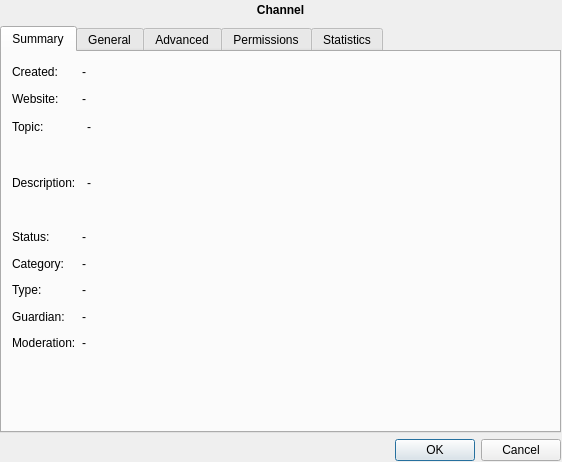
<?xml version="1.0" encoding="UTF-8"?>
<ui version="4.0">
 <class>uiChannelSettings</class>
 <widget class="QDialog" name="uiChannelSettings">
  <property name="geometry">
   <rect>
    <x>0</x>
    <y>0</y>
    <width>562</width>
    <height>462</height>
   </rect>
  </property>
  <property name="minimumSize">
   <size>
    <width>562</width>
    <height>462</height>
   </size>
  </property>
  <property name="maximumSize">
   <size>
    <width>562</width>
    <height>462</height>
   </size>
  </property>
  <property name="windowTitle">
   <string>Ustawienia kanałów</string>
  </property>
  <property name="windowIcon">
   <iconset resource="../scc.qrc">
    <normaloff>:/images/logo_64.png</normaloff>:/images/logo_64.png</iconset>
  </property>
  <widget class="QWidget" name="verticalLayoutWidget_6">
   <property name="geometry">
    <rect>
     <x>0</x>
     <y>0</y>
     <width>561</width>
     <height>461</height>
    </rect>
   </property>
   <layout class="QVBoxLayout" name="verticalLayout_7">
    <item>
     <widget class="QLabel" name="label_channel_name">
      <property name="minimumSize">
       <size>
        <width>0</width>
        <height>20</height>
       </size>
      </property>
      <property name="maximumSize">
       <size>
        <width>16777215</width>
        <height>20</height>
       </size>
      </property>
      <property name="styleSheet">
       <string notr="true">font-weight:bold;</string>
      </property>
      <property name="text">
       <string>Channel</string>
      </property>
      <property name="alignment">
       <set>Qt::AlignCenter</set>
      </property>
     </widget>
    </item>
    <item>
     <widget class="QTabWidget" name="tabWidget">
      <property name="currentIndex">
       <number>0</number>
      </property>
      <widget class="QWidget" name="tab_3">
       <attribute name="title">
        <string>Summary</string>
       </attribute>
       <widget class="QWidget" name="formLayoutWidget">
        <property name="geometry">
         <rect>
          <x>10</x>
          <y>10</y>
          <width>531</width>
          <height>291</height>
         </rect>
        </property>
        <layout class="QFormLayout" name="formLayout_2">
         <property name="fieldGrowthPolicy">
          <enum>QFormLayout::ExpandingFieldsGrow</enum>
         </property>
         <property name="labelAlignment">
          <set>Qt::AlignLeading|Qt::AlignLeft|Qt::AlignVCenter</set>
         </property>
         <item row="0" column="0">
          <widget class="QLabel" name="label_created1">
           <property name="text">
            <string>Created:</string>
           </property>
          </widget>
         </item>
         <item row="0" column="1">
          <widget class="QLabel" name="label_summary_datetime">
           <property name="text">
            <string>-</string>
           </property>
          </widget>
         </item>
         <item row="1" column="0">
          <widget class="QLabel" name="label_website1">
           <property name="text">
            <string>Website:</string>
           </property>
          </widget>
         </item>
         <item row="1" column="1">
          <widget class="QLabel" name="label_summary_website">
           <property name="text">
            <string>-</string>
           </property>
           <property name="openExternalLinks">
            <bool>true</bool>
           </property>
          </widget>
         </item>
         <item row="2" column="0">
          <widget class="QLabel" name="label_topic1">
           <property name="text">
            <string>Topic:</string>
           </property>
          </widget>
         </item>
         <item row="3" column="0">
          <widget class="QLabel" name="label_description1">
           <property name="text">
            <string>Description:</string>
           </property>
          </widget>
         </item>
         <item row="4" column="0">
          <widget class="QLabel" name="label_status1">
           <property name="text">
            <string>Status:</string>
           </property>
          </widget>
         </item>
         <item row="4" column="1">
          <widget class="QLabel" name="label_summary_status">
           <property name="text">
            <string>-</string>
           </property>
          </widget>
         </item>
         <item row="5" column="0">
          <widget class="QLabel" name="label_category1">
           <property name="text">
            <string>Category:</string>
           </property>
          </widget>
         </item>
         <item row="5" column="1">
          <widget class="QLabel" name="label_summary_category">
           <property name="text">
            <string>-</string>
           </property>
          </widget>
         </item>
         <item row="7" column="1">
          <widget class="QLabel" name="label_summary_guardian">
           <property name="text">
            <string>-</string>
           </property>
          </widget>
         </item>
         <item row="7" column="0">
          <widget class="QLabel" name="label_guardian1">
           <property name="text">
            <string>Guardian:</string>
           </property>
          </widget>
         </item>
         <item row="8" column="0">
          <widget class="QLabel" name="label_moderation1">
           <property name="text">
            <string>Moderation:</string>
           </property>
          </widget>
         </item>
         <item row="8" column="1">
          <widget class="QLabel" name="label_summary_moderation">
           <property name="text">
            <string>-</string>
           </property>
          </widget>
         </item>
         <item row="2" column="1">
          <widget class="QPlainTextEdit" name="plainTextEdit_summary_topic">
           <property name="maximumSize">
            <size>
             <width>16777215</width>
             <height>50</height>
            </size>
           </property>
           <property name="styleSheet">
            <string notr="true">background-color: rgba(0, 0, 0, 0);</string>
           </property>
           <property name="readOnly">
            <bool>true</bool>
           </property>
           <property name="plainText">
            <string>-</string>
           </property>
          </widget>
         </item>
         <item row="3" column="1">
          <widget class="QPlainTextEdit" name="plainTextEdit_summary_desc">
           <property name="maximumSize">
            <size>
             <width>16777215</width>
             <height>50</height>
            </size>
           </property>
           <property name="styleSheet">
            <string notr="true">background-color: rgba(0, 0, 0, 0);</string>
           </property>
           <property name="readOnly">
            <bool>true</bool>
           </property>
           <property name="plainText">
            <string>-</string>
           </property>
          </widget>
         </item>
         <item row="6" column="0">
          <widget class="QLabel" name="label_type1">
           <property name="text">
            <string>Type:</string>
           </property>
          </widget>
         </item>
         <item row="6" column="1">
          <widget class="QLabel" name="label_summary_type">
           <property name="text">
            <string>-</string>
           </property>
          </widget>
         </item>
        </layout>
       </widget>
      </widget>
      <widget class="QWidget" name="tab_1">
       <attribute name="title">
        <string>General</string>
       </attribute>
       <widget class="QWidget" name="gridLayoutWidget">
        <property name="geometry">
         <rect>
          <x>10</x>
          <y>0</y>
          <width>531</width>
          <height>371</height>
         </rect>
        </property>
        <layout class="QGridLayout" name="gridLayout">
         <item row="0" column="0">
          <widget class="QLabel" name="label_owner">
           <property name="text">
            <string>Owner:</string>
           </property>
          </widget>
         </item>
         <item row="1" column="0">
          <widget class="QLabel" name="label_website">
           <property name="text">
            <string>Website:</string>
           </property>
          </widget>
         </item>
         <item row="2" column="0">
          <widget class="QLabel" name="label_topic">
           <property name="text">
            <string>Topic:</string>
           </property>
          </widget>
         </item>
         <item row="3" column="0">
          <widget class="QLabel" name="label_desc">
           <property name="text">
            <string>Description:</string>
           </property>
          </widget>
         </item>
         <item row="4" column="0">
          <widget class="QLabel" name="label_status">
           <property name="text">
            <string>Status:</string>
           </property>
          </widget>
         </item>
         <item row="5" column="0">
          <widget class="QLabel" name="label_category">
           <property name="text">
            <string>Category:</string>
           </property>
          </widget>
         </item>
         <item row="6" column="0">
          <widget class="QLabel" name="label_guardian">
           <property name="text">
            <string>Guardian:</string>
           </property>
          </widget>
         </item>
         <item row="7" column="0">
          <widget class="QLabel" name="label_moderation">
           <property name="text">
            <string>Moderation:</string>
           </property>
          </widget>
         </item>
         <item row="0" column="1">
          <layout class="QHBoxLayout" name="horizontalLayout_2">
           <item>
            <widget class="QLabel" name="label_owner_nick">
             <property name="text">
              <string>Unknown</string>
             </property>
            </widget>
           </item>
          </layout>
         </item>
         <item row="1" column="1">
          <layout class="QHBoxLayout" name="horizontalLayout_7">
           <item>
            <widget class="QLineEdit" name="lineEdit_website"/>
           </item>
           <item>
            <widget class="QPushButton" name="pushButton_set_website">
             <property name="minimumSize">
              <size>
               <width>75</width>
               <height>24</height>
              </size>
             </property>
             <property name="maximumSize">
              <size>
               <width>75</width>
               <height>24</height>
              </size>
             </property>
             <property name="text">
              <string>Apply</string>
             </property>
            </widget>
           </item>
          </layout>
         </item>
         <item row="3" column="1">
          <layout class="QHBoxLayout" name="horizontalLayout_9">
           <item>
            <widget class="QPlainTextEdit" name="plainTextEdit_desc">
             <property name="sizePolicy">
              <sizepolicy hsizetype="Expanding" vsizetype="Fixed">
               <horstretch>0</horstretch>
               <verstretch>0</verstretch>
              </sizepolicy>
             </property>
             <property name="minimumSize">
              <size>
               <width>0</width>
               <height>56</height>
              </size>
             </property>
             <property name="maximumSize">
              <size>
               <width>16777215</width>
               <height>16777215</height>
              </size>
             </property>
            </widget>
           </item>
           <item>
            <widget class="QPushButton" name="pushButton_set_desc">
             <property name="sizePolicy">
              <sizepolicy hsizetype="Minimum" vsizetype="Fixed">
               <horstretch>0</horstretch>
               <verstretch>0</verstretch>
              </sizepolicy>
             </property>
             <property name="minimumSize">
              <size>
               <width>75</width>
               <height>24</height>
              </size>
             </property>
             <property name="maximumSize">
              <size>
               <width>75</width>
               <height>24</height>
              </size>
             </property>
             <property name="text">
              <string>Apply</string>
             </property>
            </widget>
           </item>
          </layout>
         </item>
         <item row="4" column="1">
          <widget class="QWidget" name="widget_6" native="true">
           <property name="sizePolicy">
            <sizepolicy hsizetype="Preferred" vsizetype="Preferred">
             <horstretch>0</horstretch>
             <verstretch>0</verstretch>
            </sizepolicy>
           </property>
           <property name="maximumSize">
            <size>
             <width>373</width>
             <height>33</height>
            </size>
           </property>
           <widget class="QWidget" name="horizontalLayoutWidget">
            <property name="geometry">
             <rect>
              <x>0</x>
              <y>0</y>
              <width>371</width>
              <height>31</height>
             </rect>
            </property>
            <layout class="QHBoxLayout" name="horizontalLayout">
             <item>
              <widget class="QRadioButton" name="radioButton_status_pub">
               <property name="text">
                <string>Public</string>
               </property>
              </widget>
             </item>
             <item>
              <widget class="QRadioButton" name="radioButton_status_priv">
               <property name="text">
                <string>Private</string>
               </property>
              </widget>
             </item>
            </layout>
           </widget>
          </widget>
         </item>
         <item row="7" column="1">
          <widget class="QWidget" name="widget_11" native="true">
           <property name="maximumSize">
            <size>
             <width>373</width>
             <height>43</height>
            </size>
           </property>
           <widget class="QWidget" name="horizontalLayoutWidget_2">
            <property name="geometry">
             <rect>
              <x>0</x>
              <y>0</y>
              <width>371</width>
              <height>31</height>
             </rect>
            </property>
            <layout class="QHBoxLayout" name="horizontalLayout_5">
             <item>
              <widget class="QRadioButton" name="radioButton_moderation_off">
               <property name="text">
                <string>Off</string>
               </property>
              </widget>
             </item>
             <item>
              <widget class="QRadioButton" name="radioButton_moderation_on">
               <property name="text">
                <string>On</string>
               </property>
              </widget>
             </item>
            </layout>
           </widget>
          </widget>
         </item>
         <item row="6" column="1">
          <widget class="QWidget" name="widget_8" native="true">
           <property name="maximumSize">
            <size>
             <width>373</width>
             <height>33</height>
            </size>
           </property>
           <widget class="QWidget" name="horizontalLayoutWidget_4">
            <property name="geometry">
             <rect>
              <x>0</x>
              <y>0</y>
              <width>371</width>
              <height>31</height>
             </rect>
            </property>
            <layout class="QHBoxLayout" name="horizontalLayout_3">
             <item>
              <widget class="QRadioButton" name="radioButton_guardian_off">
               <property name="text">
                <string>Inactive</string>
               </property>
              </widget>
             </item>
             <item>
              <widget class="QRadioButton" name="radioButton_guardian_on">
               <property name="text">
                <string>Active</string>
               </property>
              </widget>
             </item>
             <item>
              <widget class="QComboBox" name="comboBox_guardian_level">
               <item>
                <property name="text">
                 <string>Level 1</string>
                </property>
               </item>
               <item>
                <property name="text">
                 <string>Level 2</string>
                </property>
               </item>
               <item>
                <property name="text">
                 <string>Level 3</string>
                </property>
               </item>
              </widget>
             </item>
            </layout>
           </widget>
          </widget>
         </item>
         <item row="2" column="1">
          <layout class="QHBoxLayout" name="horizontalLayout_8">
           <item>
            <layout class="QVBoxLayout" name="verticalLayout_5">
             <item>
              <layout class="QHBoxLayout" name="horizontalLayout_18">
               <item>
                <widget class="QPlainTextEdit" name="plainTextEdit_topic">
                 <property name="sizePolicy">
                  <sizepolicy hsizetype="Expanding" vsizetype="Fixed">
                   <horstretch>0</horstretch>
                   <verstretch>0</verstretch>
                  </sizepolicy>
                 </property>
                 <property name="minimumSize">
                  <size>
                   <width>0</width>
                   <height>56</height>
                  </size>
                 </property>
                 <property name="maximumSize">
                  <size>
                   <width>16777215</width>
                   <height>56</height>
                  </size>
                 </property>
                </widget>
               </item>
              </layout>
             </item>
             <item>
              <layout class="QHBoxLayout" name="horizontalLayout_19">
               <item>
                <widget class="QPushButton" name="pushButton_bold">
                 <property name="minimumSize">
                  <size>
                   <width>25</width>
                   <height>25</height>
                  </size>
                 </property>
                 <property name="maximumSize">
                  <size>
                   <width>25</width>
                   <height>25</height>
                  </size>
                 </property>
                 <property name="text">
                  <string>...</string>
                 </property>
                 <property name="flat">
                  <bool>true</bool>
                 </property>
                </widget>
               </item>
               <item>
                <widget class="QPushButton" name="pushButton_italic">
                 <property name="minimumSize">
                  <size>
                   <width>25</width>
                   <height>25</height>
                  </size>
                 </property>
                 <property name="maximumSize">
                  <size>
                   <width>25</width>
                   <height>25</height>
                  </size>
                 </property>
                 <property name="text">
                  <string>...</string>
                 </property>
                 <property name="flat">
                  <bool>true</bool>
                 </property>
                </widget>
               </item>
               <item>
                <widget class="QComboBox" name="comboBox_font"/>
               </item>
               <item>
                <widget class="QComboBox" name="comboBox_color"/>
               </item>
               <item>
                <spacer name="horizontalSpacer">
                 <property name="orientation">
                  <enum>Qt::Horizontal</enum>
                 </property>
                 <property name="sizeHint" stdset="0">
                  <size>
                   <width>40</width>
                   <height>20</height>
                  </size>
                 </property>
                </spacer>
               </item>
              </layout>
             </item>
            </layout>
           </item>
           <item>
            <widget class="QPushButton" name="pushButton_set_topic">
             <property name="sizePolicy">
              <sizepolicy hsizetype="Minimum" vsizetype="Fixed">
               <horstretch>0</horstretch>
               <verstretch>0</verstretch>
              </sizepolicy>
             </property>
             <property name="minimumSize">
              <size>
               <width>75</width>
               <height>24</height>
              </size>
             </property>
             <property name="maximumSize">
              <size>
               <width>75</width>
               <height>24</height>
              </size>
             </property>
             <property name="text">
              <string>Apply</string>
             </property>
            </widget>
           </item>
          </layout>
         </item>
         <item row="5" column="1">
          <layout class="QHBoxLayout" name="horizontalLayout_22">
           <item>
            <widget class="QComboBox" name="comboBox_category">
             <item>
              <property name="text">
               <string>Teen</string>
              </property>
             </item>
             <item>
              <property name="text">
               <string>Common</string>
              </property>
             </item>
             <item>
              <property name="text">
               <string>Erotic</string>
              </property>
             </item>
             <item>
              <property name="text">
               <string>Thematic</string>
              </property>
             </item>
             <item>
              <property name="text">
               <string>Regional</string>
              </property>
             </item>
            </widget>
           </item>
           <item>
            <spacer name="horizontalSpacer_6">
             <property name="orientation">
              <enum>Qt::Horizontal</enum>
             </property>
             <property name="sizeType">
              <enum>QSizePolicy::MinimumExpanding</enum>
             </property>
             <property name="sizeHint" stdset="0">
              <size>
               <width>75</width>
               <height>20</height>
              </size>
             </property>
            </spacer>
           </item>
          </layout>
         </item>
        </layout>
       </widget>
      </widget>
      <widget class="QWidget" name="tab_4">
       <attribute name="title">
        <string>Advanced</string>
       </attribute>
       <widget class="QWidget" name="formLayoutWidget_2">
        <property name="geometry">
         <rect>
          <x>10</x>
          <y>10</y>
          <width>531</width>
          <height>181</height>
         </rect>
        </property>
        <layout class="QFormLayout" name="formLayout_3">
         <property name="labelAlignment">
          <set>Qt::AlignLeading|Qt::AlignLeft|Qt::AlignVCenter</set>
         </property>
         <item row="1" column="0">
          <widget class="QLabel" name="label_email">
           <property name="text">
            <string>Email:</string>
           </property>
          </widget>
         </item>
         <item row="1" column="1">
          <layout class="QHBoxLayout" name="horizontalLayout_16">
           <item>
            <widget class="QLineEdit" name="lineEdit_email"/>
           </item>
           <item>
            <widget class="QPushButton" name="pushButton_set_email">
             <property name="minimumSize">
              <size>
               <width>75</width>
               <height>24</height>
              </size>
             </property>
             <property name="maximumSize">
              <size>
               <width>75</width>
               <height>24</height>
              </size>
             </property>
             <property name="text">
              <string>Apply</string>
             </property>
            </widget>
           </item>
          </layout>
         </item>
         <item row="0" column="0">
          <widget class="QLabel" name="label_channel">
           <property name="text">
            <string>Channel:</string>
           </property>
          </widget>
         </item>
         <item row="0" column="1">
          <layout class="QHBoxLayout" name="horizontalLayout_14">
           <item>
            <widget class="QPushButton" name="pushButton_transfer">
             <property name="text">
              <string>Transfer</string>
             </property>
            </widget>
           </item>
           <item>
            <widget class="QPushButton" name="pushButton_remove_channel">
             <property name="text">
              <string>Destroy</string>
             </property>
            </widget>
           </item>
           <item>
            <spacer name="horizontalSpacer_9">
             <property name="orientation">
              <enum>Qt::Horizontal</enum>
             </property>
             <property name="sizeHint" stdset="0">
              <size>
               <width>40</width>
               <height>20</height>
              </size>
             </property>
            </spacer>
           </item>
          </layout>
         </item>
         <item row="2" column="0">
          <widget class="QLabel" name="label_password">
           <property name="text">
            <string>Password:</string>
           </property>
          </widget>
         </item>
         <item row="2" column="1">
          <layout class="QHBoxLayout" name="horizontalLayout_4">
           <item>
            <widget class="QLineEdit" name="lineEdit_password"/>
           </item>
           <item>
            <widget class="QPushButton" name="pushButton_set_password">
             <property name="minimumSize">
              <size>
               <width>75</width>
               <height>24</height>
              </size>
             </property>
             <property name="maximumSize">
              <size>
               <width>75</width>
               <height>24</height>
              </size>
             </property>
             <property name="text">
              <string>Apply</string>
             </property>
            </widget>
           </item>
          </layout>
         </item>
         <item row="3" column="0">
          <widget class="QLabel" name="label_limit">
           <property name="text">
            <string>Limit:</string>
           </property>
          </widget>
         </item>
         <item row="3" column="1">
          <layout class="QHBoxLayout" name="horizontalLayout_17">
           <item>
            <widget class="QSpinBox" name="spinBox_limit">
             <property name="sizePolicy">
              <sizepolicy hsizetype="Expanding" vsizetype="Fixed">
               <horstretch>0</horstretch>
               <verstretch>0</verstretch>
              </sizepolicy>
             </property>
            </widget>
           </item>
           <item>
            <widget class="QPushButton" name="pushButton_set_limit">
             <property name="minimumSize">
              <size>
               <width>75</width>
               <height>24</height>
              </size>
             </property>
             <property name="maximumSize">
              <size>
               <width>75</width>
               <height>24</height>
              </size>
             </property>
             <property name="text">
              <string>Apply</string>
             </property>
            </widget>
           </item>
          </layout>
         </item>
         <item row="4" column="0">
          <widget class="QLabel" name="label_auditorium">
           <property name="text">
            <string>Auditorium:</string>
           </property>
          </widget>
         </item>
         <item row="4" column="1">
          <widget class="QWidget" name="widget_12" native="true">
           <property name="minimumSize">
            <size>
             <width>373</width>
             <height>33</height>
            </size>
           </property>
           <property name="maximumSize">
            <size>
             <width>373</width>
             <height>33</height>
            </size>
           </property>
           <widget class="QWidget" name="horizontalLayoutWidget_3">
            <property name="geometry">
             <rect>
              <x>0</x>
              <y>0</y>
              <width>371</width>
              <height>31</height>
             </rect>
            </property>
            <layout class="QHBoxLayout" name="horizontalLayout_6">
             <item>
              <widget class="QRadioButton" name="radioButton_auditorium_off">
               <property name="text">
                <string>Off</string>
               </property>
              </widget>
             </item>
             <item>
              <widget class="QRadioButton" name="radioButton_auditorium_on">
               <property name="text">
                <string>On</string>
               </property>
              </widget>
             </item>
            </layout>
           </widget>
          </widget>
         </item>
        </layout>
       </widget>
      </widget>
      <widget class="QWidget" name="tab_2">
       <attribute name="title">
        <string>Permissions</string>
       </attribute>
       <widget class="QWidget" name="verticalLayoutWidget">
        <property name="geometry">
         <rect>
          <x>10</x>
          <y>10</y>
          <width>531</width>
          <height>361</height>
         </rect>
        </property>
        <layout class="QVBoxLayout" name="verticalLayout">
         <item>
          <layout class="QHBoxLayout" name="horizontalLayout_23">
           <item>
            <widget class="QListWidget" name="listWidget_permissions">
             <property name="maximumSize">
              <size>
               <width>150</width>
               <height>16777215</height>
              </size>
             </property>
            </widget>
           </item>
           <item>
            <widget class="QStackedWidget" name="stackedWidget">
             <property name="currentIndex">
              <number>0</number>
             </property>
             <widget class="QWidget" name="page">
              <widget class="QWidget" name="verticalLayoutWidget_2">
               <property name="geometry">
                <rect>
                 <x>0</x>
                 <y>0</y>
                 <width>371</width>
                 <height>321</height>
                </rect>
               </property>
               <layout class="QVBoxLayout" name="verticalLayout_2">
                <item>
                 <widget class="QLabel" name="label_permission_op">
                  <property name="styleSheet">
                   <string notr="true">font-weight:bold;</string>
                  </property>
                  <property name="text">
                   <string>Operators</string>
                  </property>
                  <property name="alignment">
                   <set>Qt::AlignCenter</set>
                  </property>
                 </widget>
                </item>
                <item>
                 <widget class="QListWidget" name="listWidget_op">
                  <property name="editTriggers">
                   <set>QAbstractItemView::NoEditTriggers</set>
                  </property>
                  <property name="selectionMode">
                   <enum>QAbstractItemView::ExtendedSelection</enum>
                  </property>
                 </widget>
                </item>
               </layout>
              </widget>
             </widget>
             <widget class="QWidget" name="page_2">
              <widget class="QWidget" name="verticalLayoutWidget_3">
               <property name="geometry">
                <rect>
                 <x>0</x>
                 <y>0</y>
                 <width>371</width>
                 <height>321</height>
                </rect>
               </property>
               <layout class="QVBoxLayout" name="verticalLayout_3">
                <item>
                 <widget class="QLabel" name="label_permission_halfop">
                  <property name="styleSheet">
                   <string notr="true">font-weight:bold;</string>
                  </property>
                  <property name="text">
                   <string>Half-operators</string>
                  </property>
                  <property name="alignment">
                   <set>Qt::AlignCenter</set>
                  </property>
                 </widget>
                </item>
                <item>
                 <widget class="QListWidget" name="listWidget_halfop">
                  <property name="editTriggers">
                   <set>QAbstractItemView::NoEditTriggers</set>
                  </property>
                  <property name="selectionMode">
                   <enum>QAbstractItemView::ExtendedSelection</enum>
                  </property>
                 </widget>
                </item>
               </layout>
              </widget>
             </widget>
             <widget class="QWidget" name="page_3">
              <widget class="QWidget" name="verticalLayoutWidget_4">
               <property name="geometry">
                <rect>
                 <x>0</x>
                 <y>0</y>
                 <width>371</width>
                 <height>321</height>
                </rect>
               </property>
               <layout class="QVBoxLayout" name="verticalLayout_4">
                <item>
                 <widget class="QLabel" name="label_permission_ban">
                  <property name="styleSheet">
                   <string notr="true">font-weight:bold;</string>
                  </property>
                  <property name="text">
                   <string>Banned</string>
                  </property>
                  <property name="alignment">
                   <set>Qt::AlignCenter</set>
                  </property>
                 </widget>
                </item>
                <item>
                 <widget class="QListWidget" name="listWidget_ban">
                  <property name="editTriggers">
                   <set>QAbstractItemView::NoEditTriggers</set>
                  </property>
                  <property name="selectionMode">
                   <enum>QAbstractItemView::ExtendedSelection</enum>
                  </property>
                 </widget>
                </item>
               </layout>
              </widget>
             </widget>
             <widget class="QWidget" name="page_4">
              <widget class="QWidget" name="verticalLayoutWidget_5">
               <property name="geometry">
                <rect>
                 <x>0</x>
                 <y>0</y>
                 <width>371</width>
                 <height>321</height>
                </rect>
               </property>
               <layout class="QVBoxLayout" name="verticalLayout_6">
                <item>
                 <widget class="QLabel" name="label_permission_invite">
                  <property name="styleSheet">
                   <string notr="true">font-weight:bold;</string>
                  </property>
                  <property name="text">
                   <string>Invited</string>
                  </property>
                  <property name="alignment">
                   <set>Qt::AlignCenter</set>
                  </property>
                 </widget>
                </item>
                <item>
                 <widget class="QListWidget" name="listWidget_invite">
                  <property name="editTriggers">
                   <set>QAbstractItemView::NoEditTriggers</set>
                  </property>
                  <property name="selectionMode">
                   <enum>QAbstractItemView::ExtendedSelection</enum>
                  </property>
                 </widget>
                </item>
               </layout>
              </widget>
             </widget>
            </widget>
           </item>
          </layout>
         </item>
         <item>
          <layout class="QHBoxLayout" name="horizontalLayout_10">
           <item>
            <spacer name="horizontalSpacer_7">
             <property name="orientation">
              <enum>Qt::Horizontal</enum>
             </property>
             <property name="sizeHint" stdset="0">
              <size>
               <width>40</width>
               <height>20</height>
              </size>
             </property>
            </spacer>
           </item>
           <item>
            <widget class="QPushButton" name="pushButton_permission_add">
             <property name="text">
              <string>Add</string>
             </property>
            </widget>
           </item>
           <item>
            <widget class="QPushButton" name="pushButton_permission_remove">
             <property name="text">
              <string>Remove</string>
             </property>
            </widget>
           </item>
           <item>
            <spacer name="horizontalSpacer_8">
             <property name="orientation">
              <enum>Qt::Horizontal</enum>
             </property>
             <property name="sizeHint" stdset="0">
              <size>
               <width>40</width>
               <height>20</height>
              </size>
             </property>
            </spacer>
           </item>
          </layout>
         </item>
        </layout>
       </widget>
      </widget>
      <widget class="QWidget" name="tab">
       <attribute name="title">
        <string>Statistics</string>
       </attribute>
       <widget class="QWidget" name="horizontalLayoutWidget_6">
        <property name="geometry">
         <rect>
          <x>10</x>
          <y>200</y>
          <width>531</width>
          <height>80</height>
         </rect>
        </property>
        <layout class="QHBoxLayout" name="horizontalLayout_21">
         <item>
          <spacer name="horizontalSpacer_5">
           <property name="orientation">
            <enum>Qt::Horizontal</enum>
           </property>
           <property name="sizeHint" stdset="0">
            <size>
             <width>40</width>
             <height>20</height>
            </size>
           </property>
          </spacer>
         </item>
         <item>
          <layout class="QFormLayout" name="formLayout">
           <property name="fieldGrowthPolicy">
            <enum>QFormLayout::ExpandingFieldsGrow</enum>
           </property>
           <property name="labelAlignment">
            <set>Qt::AlignLeading|Qt::AlignLeft|Qt::AlignVCenter</set>
           </property>
           <item row="0" column="0">
            <widget class="QLabel" name="label_stats_lwords">
             <property name="text">
              <string>Average per day spoken words:</string>
             </property>
            </widget>
           </item>
           <item row="0" column="1">
            <widget class="QLabel" name="label_stats_words">
             <property name="styleSheet">
              <string notr="true">font-weight:bold;</string>
             </property>
             <property name="text">
              <string>-</string>
             </property>
             <property name="alignment">
              <set>Qt::AlignLeading|Qt::AlignLeft|Qt::AlignVCenter</set>
             </property>
            </widget>
           </item>
           <item row="1" column="0">
            <widget class="QLabel" name="label_stats_lfavourites">
             <property name="text">
              <string>Channel added in favourites:</string>
             </property>
            </widget>
           </item>
           <item row="1" column="1">
            <widget class="QLabel" name="label_stats_favourites">
             <property name="styleSheet">
              <string notr="true">font-weight:bold;</string>
             </property>
             <property name="text">
              <string>-</string>
             </property>
            </widget>
           </item>
           <item row="2" column="0">
            <widget class="QLabel" name="label_stats_lexists_days">
             <property name="text">
              <string>Channel exists days:</string>
             </property>
            </widget>
           </item>
           <item row="2" column="1">
            <widget class="QLabel" name="label_stats_exists_days">
             <property name="styleSheet">
              <string notr="true">font-weight:bold;</string>
             </property>
             <property name="text">
              <string>-</string>
             </property>
            </widget>
           </item>
          </layout>
         </item>
         <item>
          <spacer name="horizontalSpacer_4">
           <property name="orientation">
            <enum>Qt::Horizontal</enum>
           </property>
           <property name="sizeHint" stdset="0">
            <size>
             <width>40</width>
             <height>20</height>
            </size>
           </property>
          </spacer>
         </item>
        </layout>
       </widget>
       <widget class="QGroupBox" name="groupBox_stats">
        <property name="geometry">
         <rect>
          <x>10</x>
          <y>10</y>
          <width>531</width>
          <height>171</height>
         </rect>
        </property>
        <property name="title">
         <string>Statistics</string>
        </property>
        <widget class="QWidget" name="horizontalLayoutWidget_5">
         <property name="geometry">
          <rect>
           <x>10</x>
           <y>30</y>
           <width>511</width>
           <height>121</height>
          </rect>
         </property>
         <layout class="QHBoxLayout" name="horizontalLayout_20">
          <item>
           <spacer name="horizontalSpacer_2">
            <property name="orientation">
             <enum>Qt::Horizontal</enum>
            </property>
            <property name="sizeHint" stdset="0">
             <size>
              <width>40</width>
              <height>20</height>
             </size>
            </property>
           </spacer>
          </item>
          <item>
           <layout class="QVBoxLayout" name="verticalLayout_stats"/>
          </item>
          <item>
           <spacer name="horizontalSpacer_3">
            <property name="orientation">
             <enum>Qt::Horizontal</enum>
            </property>
            <property name="sizeHint" stdset="0">
             <size>
              <width>40</width>
              <height>20</height>
             </size>
            </property>
           </spacer>
          </item>
         </layout>
        </widget>
       </widget>
      </widget>
     </widget>
    </item>
    <item>
     <widget class="QDialogButtonBox" name="buttonBox">
      <property name="standardButtons">
       <set>QDialogButtonBox::Cancel|QDialogButtonBox::Ok</set>
      </property>
     </widget>
    </item>
   </layout>
  </widget>
 </widget>
 <resources>
  <include location="../scc.qrc"/>
 </resources>
 <connections/>
</ui>
